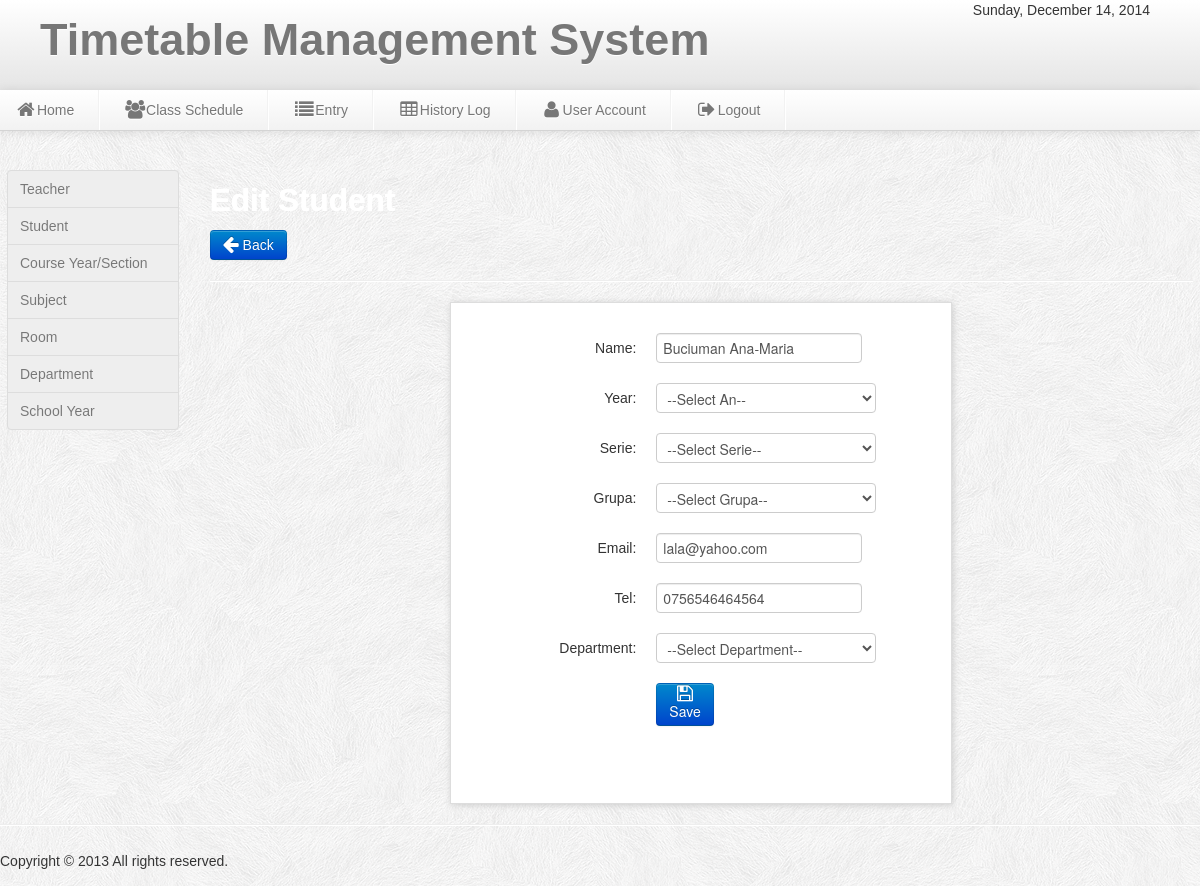
Page /admin/edit_student.php?id=1 on the committed database.
### tables this page shows
CREATE TABLE IF NOT EXISTS `student` (
`id_stud` int(11) NOT NULL,
  `stud_name` varchar(50) NOT NULL,
  `stud_an` varchar(50) NOT NULL,
  `stud_serie` varchar(10) NOT NULL,
  `stud_grup` varchar(10) NOT NULL,
  `stud_mail` varchar(50) NOT NULL,
  `stud_tel` varchar(20) NOT NULL,
  `department` varchar(50) NOT NULL
);

### admin/edit_student.php (the view, shortened to what this page needs)
<?php include('header.php'); include('dbcon.php');
$get_id=$_GET['id'];
 ?>
<body>
<?php include('nav-top1.php'); ?>
<div class="wrapper">
<div class="row-fluid">
<div class="span2">
<?php include('left_nav.php'); ?>
</div>
<div class="span10">
<h2><font color="white">Edit Student</font></h2>
	<a class="btn btn-primary"  href="student.php">  <i class=" icon-arrow-left icon-large"></i>&nbsp;Back</a>
	<hr>
	<div class="teacher">
	   <form id="save_voter" class="form-horizontal" method="POST" action="update_student.php">
    <fieldset>
	<div class="new_voter_margin">
	<ul class="thumbnails_new_voter">
    <li class="span3">
    <div class="thumbnail_new_voter">
<?php $result=mysql_query("select * from student where id_stud='$get_id'")or die (mysql_error());
$row=mysql_fetch_array($result);
 ?>
	<div class="control-group">
    <label class="control-label" for="input01">Name:</label>
    <div class="controls">
    <input type="text" name="Name" class="Name" value="<?php echo $row['stud_name'];  ?>"  id="span900">
    </div>
    </div>
   	 <div class="control-group">
    <label class="control-label" for="input01">Year:</label>
    <div class="controls">
   <select name="Year" class="Year"  id="span9000">
    <option>--Select An--</option>
	</select>
    </div>
    </div>
    <div class="control-group">
    <label class="control-label" for="input01">Serie:</label>
    <div class="controls">
   <select name="Seria" class="Seria"  id="span9000">
   <option>--Select Serie--</option>
	</select>
    </div>
    </div>
     <div class="control-group">
    <label class="control-label" for="input01">Grupa:</label>
    <div class="controls">
   <select name="Grupa" class="Grupa"  id="span9000">
   <option>--Select Grupa--</option>
	</select>
    </div>
    </div>
	<div class="control-group">
    <label class="control-label" for="input01">Email:</label>
    <div class="controls">
    <input type="text" name="Email" class="Email" value="<?php echo $row['stud_mail'];  ?>"  id="span900">
    </div>
    </div>
	<div class="control-group">
    <label class="control-label" for="input01">Tel:</label>
    <div class="controls">
    <input type="text" name="Tel" class="Tel" value="<?php echo $row['stud_tel'];  ?>"  id="span900">
    </div>
    </div>
	<div class="control-group">
    <label class="control-label" for="input01">Department:</label>
    <div class="controls">
   <select name="Department" class="Department"  id="span9000">
   <option>--Select Department--</option>
	</select>
    </div>
    </div>
	<div class="control-group">
	<div class="control-group">
    <div class="controls">
	<button id="save_voter" class="btn btn-primary" name="save"><i class="icon-save icon-large"></i>Save</button>
    </div>
    </div>
    </fieldset>
    </form>
	  </div>
		</div>
</div>
	</div>
<?php include('footer.php');?>
</body>

### admin/css/style.css (style rules this page uses)
* { margin:0; padding:0; }
body { font-family:"Trebuchet MS", "Myriad Pro", Arial, sans-serif; font-size:14px; background:#f4f4f4 url(../img/subtle_white_feathers.png) repeat top left; color:#333; text-shadow:0px 0px 0px #fff;; }
a { color:#777; }
.wrapper { width:1186px; margin: auto; margin-top:170px; min-height:550px; }
.form-horizontal { background:#fff; border:1px solid #ddd; margin:0 auto; height:500px; width:500px; font-size:16px; -moz-box-shadow:1px 1px 7px #ccc; -webkit-box-shadow:1px 1px 7px #ccc; box-shadow:1px 1px 7px #ccc; }

### rows in the picture
student: Name "Buciuman Ana-Maria", Email "lala@yahoo.com", Tel "0756546464564"
